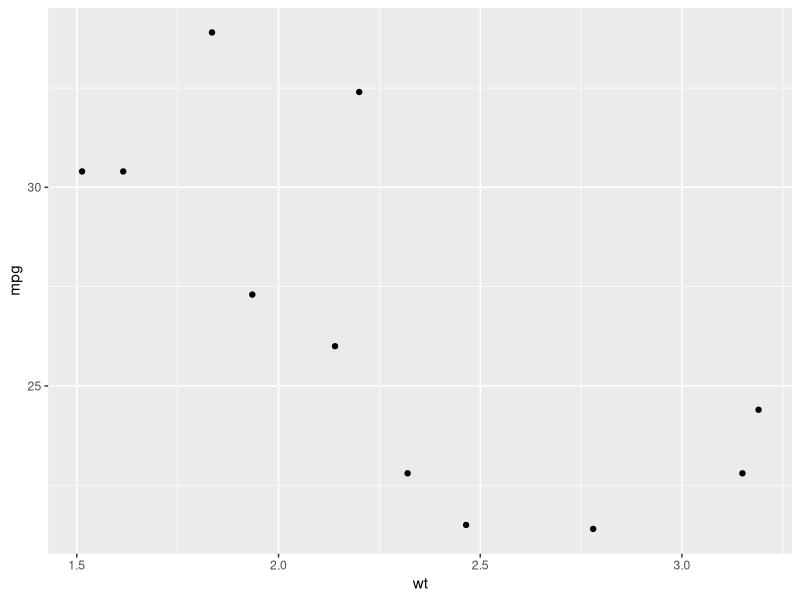

Write R code to recreate this figure.
# Library setup
library(tidyverse)

# Code part
mtcars |>
  filter(cyl == 4) |>
  ggplot(aes(x = wt, y = mpg)) +
  geom_point()
